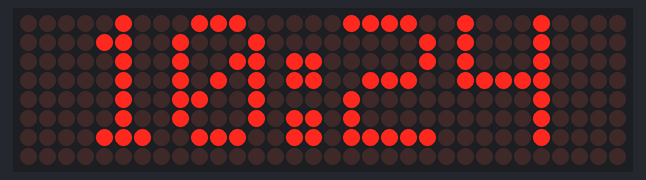
This sketch was run on a simulated ESP32. Shown: 32×8 LED matrix. WiFi joins after 1.5 s; servers stay silent unless stated; network time is answered at once with the bench clock; the local clock reads 2024-03-15 10:24:30 at power-on unless the sketch sets it; what the sketch prints to the serial monitor is not drawn.

Above: at 1.6 s.
At 30.6 s:
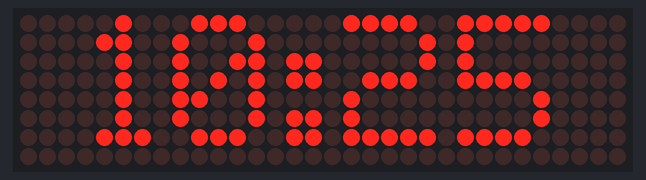
At 90.7 s:
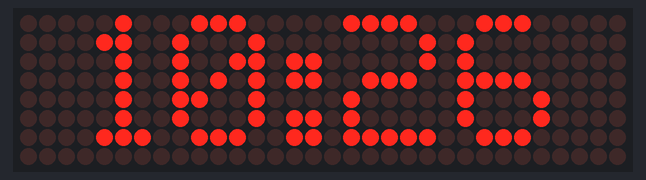

Measured:
- what the display in image 0 shows lasts 29.1 s, from 1.5 s to 30.6 s
- what the display in image 1 shows lasts 60.0 s, from 30.6 s to 90.6 s

The sketch:

ezntpclockesp32ledmatrix.ino
```cpp
#include <WiFi.h>
#include <NTPClient.h>
#include <WiFiUdp.h>
#include <MD_Parola.h>
#include <MD_MAX72xx.h>
#include <SPI.h>

#define CLK_PIN   18
#define DATA_PIN  23
#define CS_PIN    5

#define HARDWARE_TYPE MD_MAX72XX::FC16_HW
#define MAX_DEVICES 4

MD_Parola myDisplay = MD_Parola(HARDWARE_TYPE, DATA_PIN, CLK_PIN, CS_PIN, MAX_DEVICES);

WiFiUDP ntpUDP;
NTPClient timeClient(ntpUDP);

const char* ssid     = "yourssid";
const char* password = "yourpw";

String Time, hour, minute;
long currentMillis = 0;
long previousMillis = 0;
int interval = 1000;

void setup() {
  Serial.begin(115200);

  // Connect to Wi-Fi
  WiFi.begin(ssid, password);
  while (WiFi.status() != WL_CONNECTED) {
    delay(500);
    Serial.print(".");
  }
  Serial.println("");
  Serial.println("WiFi connected");

  // Initialize the display
  myDisplay.begin();
  myDisplay.setIntensity(0);
  myDisplay.displayClear();

  // Initialize the NTPClient
  timeClient.begin();
  timeClient.setTimeOffset(3600);
}

void loop() {
  obtainTime();
}

void obtainTime() {
  // Update the time from the NTP server
  while(!timeClient.update()) {
    timeClient.forceUpdate();
  }

  currentMillis = millis();

  if (currentMillis - previousMillis > interval)  {
    previousMillis = millis();

    // Get the time as a formatted string
    Time = timeClient.getFormattedTime();
    Serial.println(Time);

    // Extract the hour and minute from the time string
    hour = Time.substring(0, 2);
    minute = Time.substring(3, 5);

    // Build the time string to display
    Time = hour + ":" + minute;
    Serial.println(Time);

    // Display the time string on the dot matrix display
    myDisplay.setTextAlignment(PA_CENTER);
    myDisplay.print(Time);
  }
}
```
